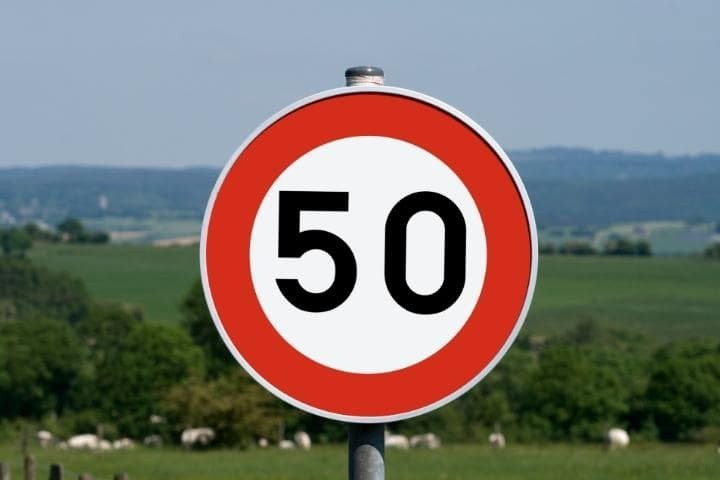
#> input picture Gi-1/levha.jpg, 720 x 480 px, found by its file name
$ python levha_foto.py
#> lines starting #> are read from the running program, lines starting #| are printed output that depends on the picture; after the words box and inside, x2 and y2 are one past the last pixel; in counts of white or black regions, pixels touching at a corner belong together
import cv2
import pytesseract
import matplotlib.pyplot as plt

# Eğer Windows kullanıyorsan tesseract yolunu belirt
pytesseract.pytesseract.tesseract_cmd = r'C:\Program Files\Tesseract-OCR\tesseract.exe'

def detect_sign_number(image_path):
    # Görüntüyü oku
    image = cv2.imread(image_path)
#> image is the input picture: shape (480, 720, 3); mean B, G, R 114.3, 119.6, 123.6

    if image is None:
        print("Resim YÜKLENEMEDİ!")
        return None

    # Gri ton, bulanıklık, eşikleme
    gray = cv2.cvtColor(image, cv2.COLOR_BGR2GRAY)
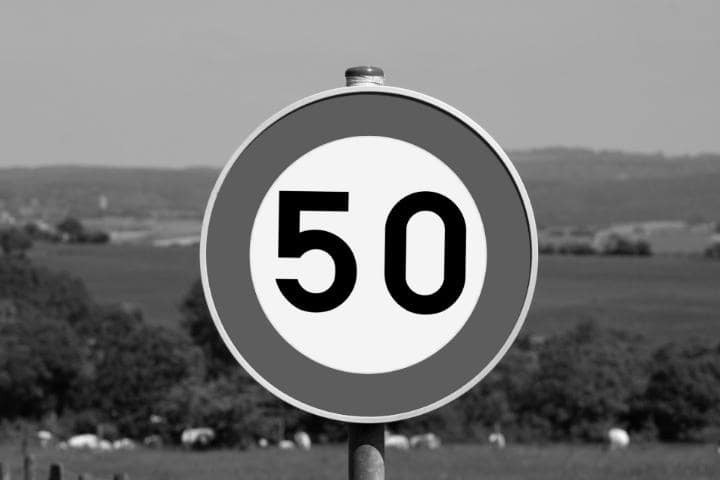
#> gray: shape (480, 720); min 0, max 255, mean 120.2
    blur = cv2.GaussianBlur(gray, (5,5), 0)
    _, thresh = cv2.threshold(blur, 0, 255, cv2.THRESH_BINARY + cv2.THRESH_OTSU)
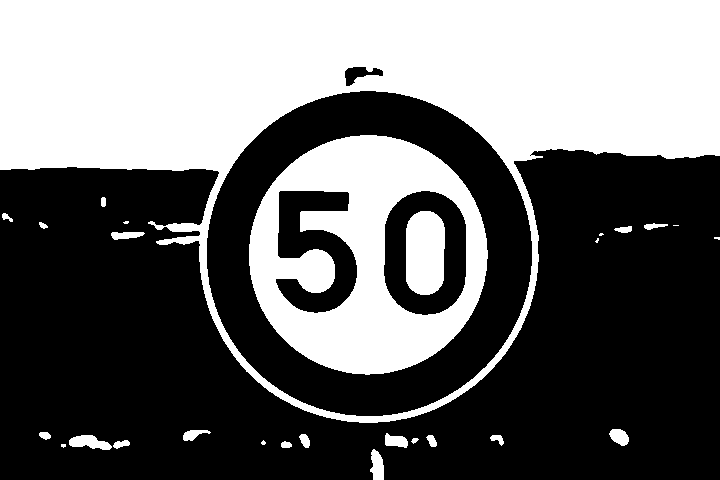
#> thresh: shape (480, 720); 41.9% white; 28 white regions (7 under 20 px), largest, box (x1, y1, x2, y2) and area: (0, 0, 720, 423) 108666, (249, 135, 488, 375) 30707, (406, 211, 445, 295) 2927
    plt.figure(), plt.imshow(thresh) , plt.title("foto") , plt.show()


    # OCR ayarları - sadece sayı algılaması için
    config = "--psm 7 -c tessedit_char_whitelist=0123456789"
#> (the run stopped early here; a loop or call above may not have finished)

$ run again, with Gi-1/manzara1.jpg copied over Gi-1/levha.jpg
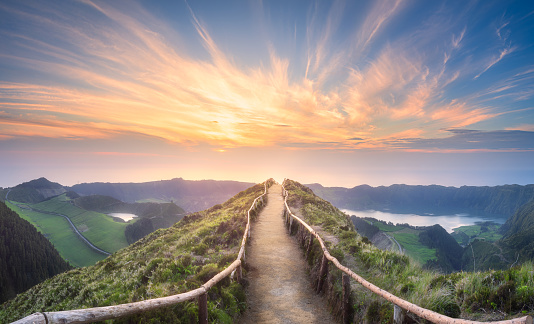
#> input picture Gi-1/manzara1.jpg, 534 x 324 px, found by its file name
#> in detect_sign_number, image is the input picture: shape (324, 534, 3); mean B, G, R 133.3, 136.7, 145.2
#> in detect_sign_number, `gray = cv2.cvtColor(image, cv2.COLOR_BGR2GRAY)`:
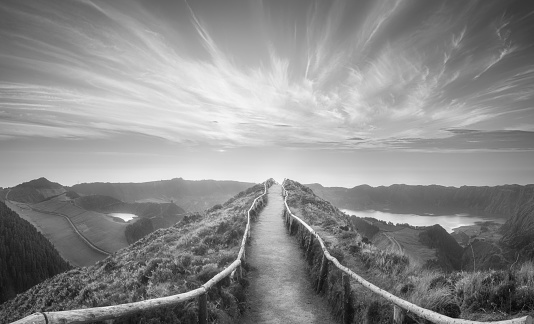
#> gray: shape (324, 534); min 6, max 253, mean 138.9
#> in detect_sign_number, `_, thresh = cv2.threshold(blur, 0, 255, cv2.THRESH_BINARY + cv2.THRESH..`:
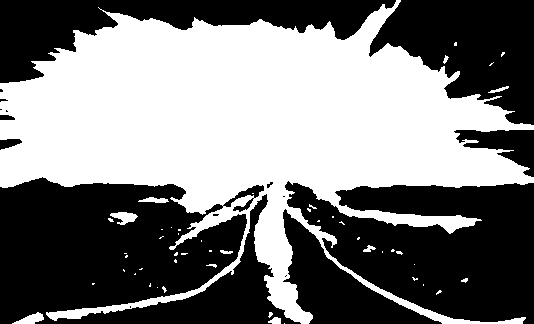
#> thresh: shape (324, 534); 48% white; 50 white regions (39 under 20 px), largest, box (x1, y1, x2, y2) and area: (0, 0, 534, 324) 81888, (110, 212, 138, 225) 213, (12, 312, 44, 324) 201
